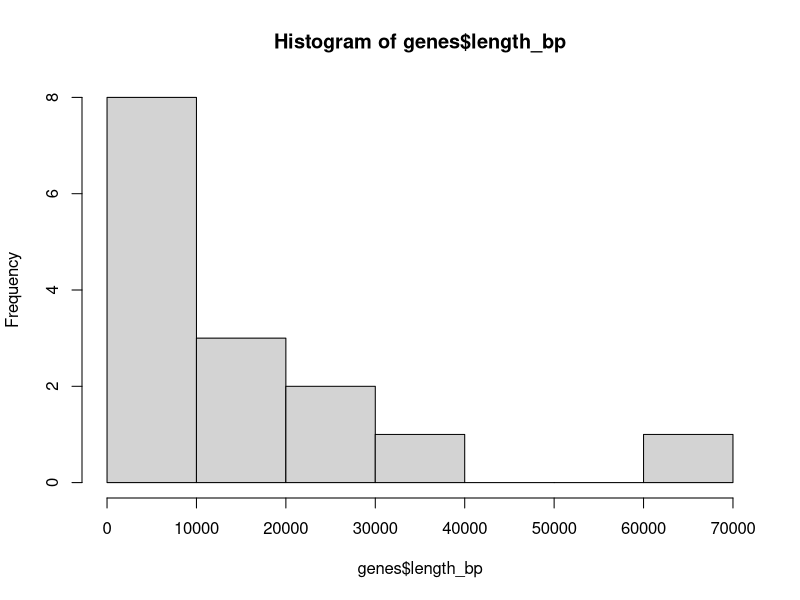
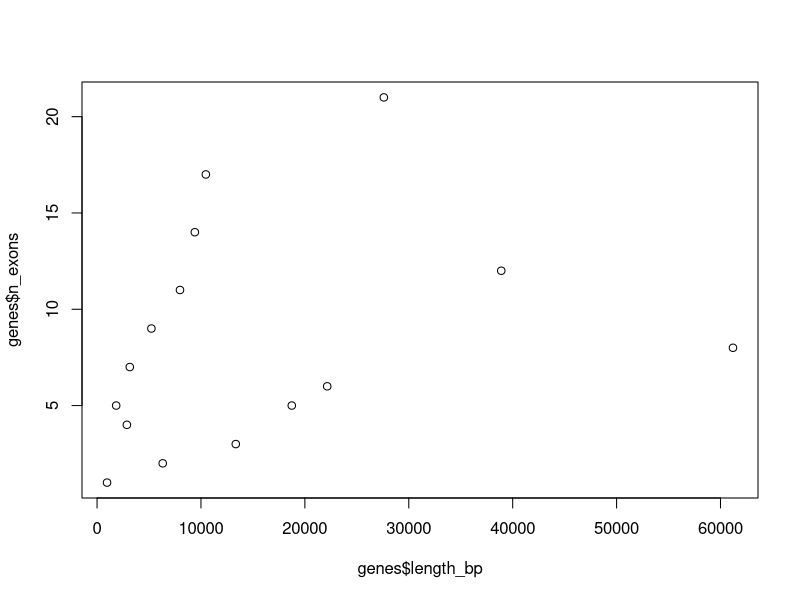
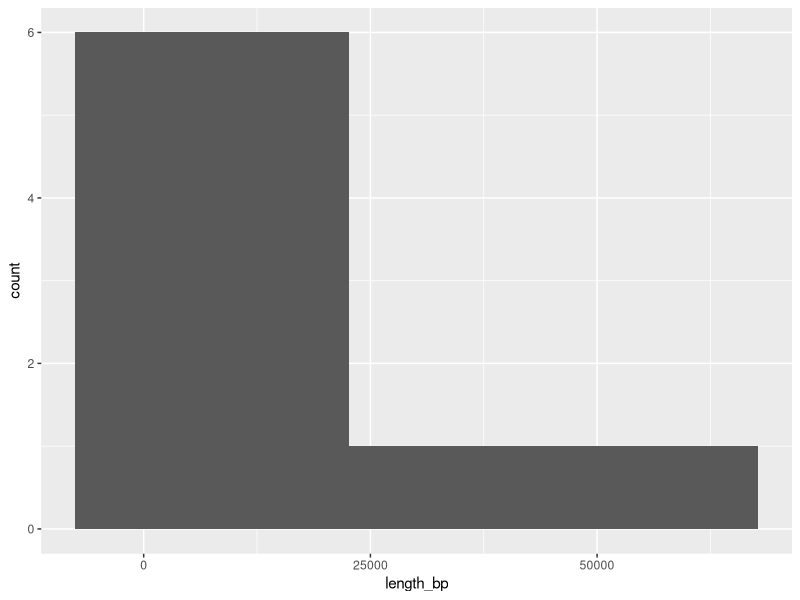
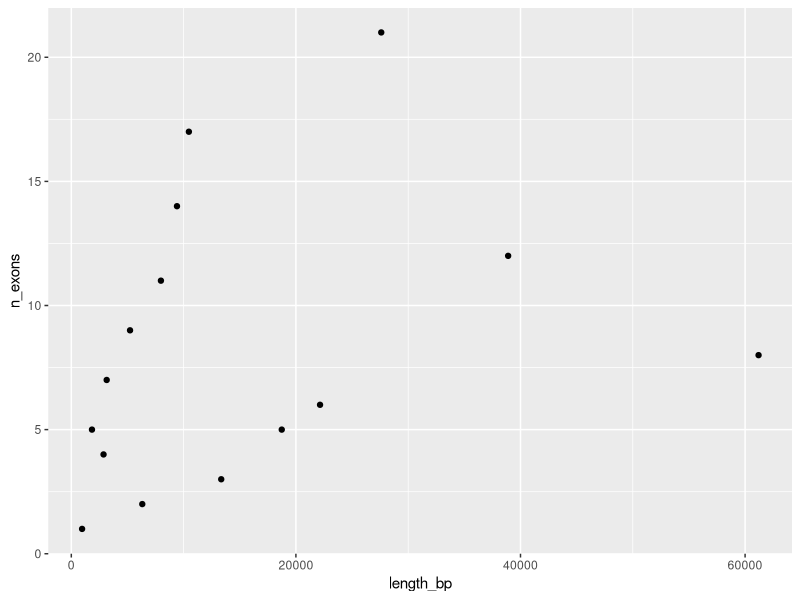
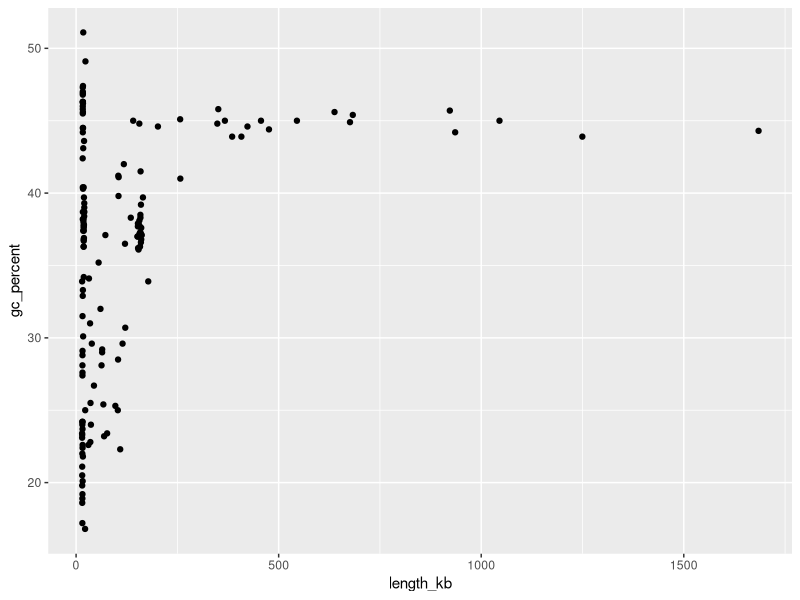
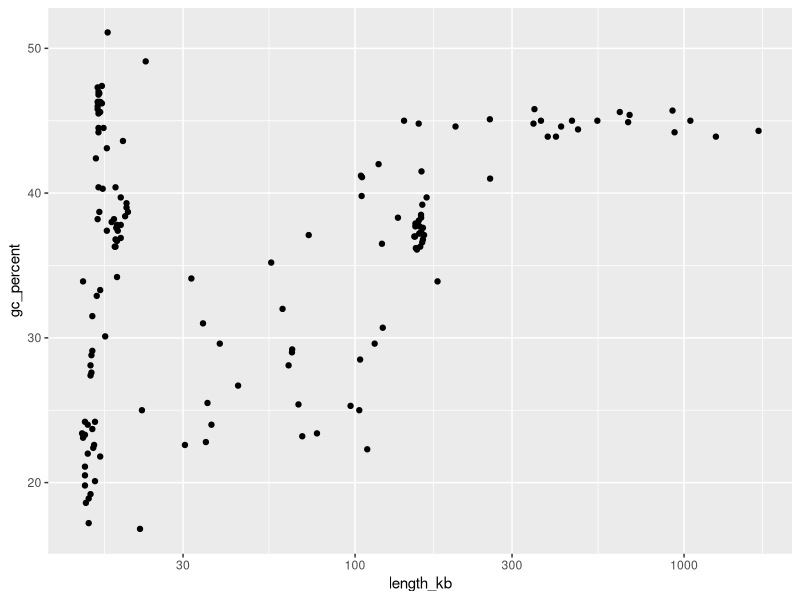
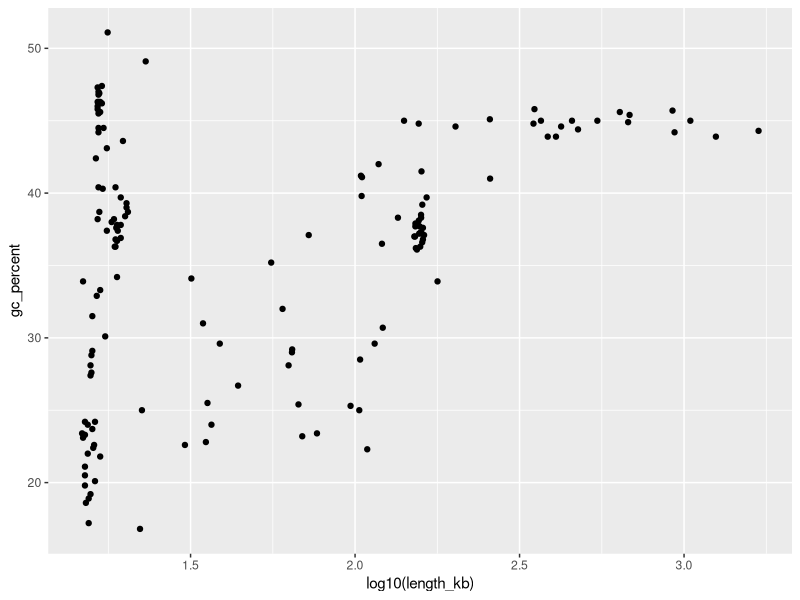
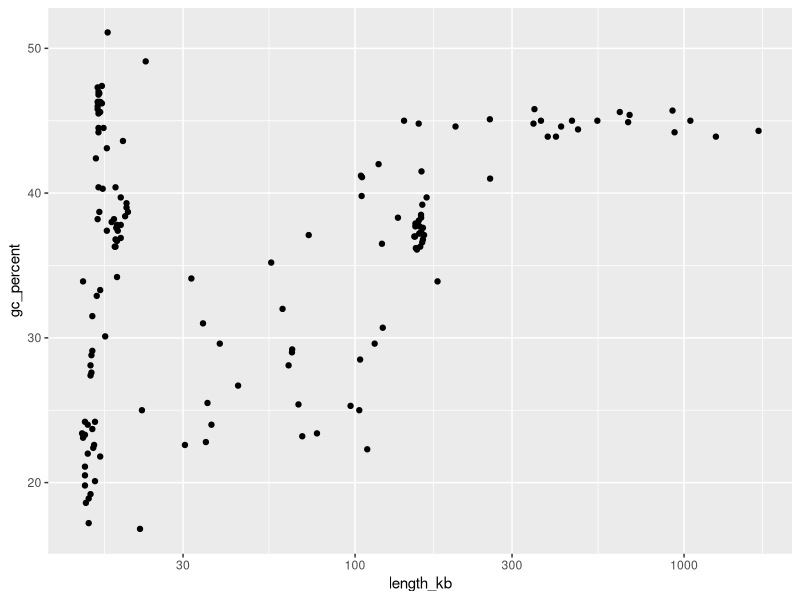

Write R code to recreate these figures, in order.
# Molecular Approaches to Biodiversity and Ecology
# Introduction to ggplot2. Descriptive statistics I -- 2026-11-02
# With answers: full code from the slides, including the "Your turn" tasks.
# Run inside the course project (open moldiveco.Rproj first), so that "data/genes.csv" is found.

# Run once if the packages are not installed yet:
# install.packages(c("tidyverse", "readxl"))


# Wide and long format ####

## Spreadsheets: what not to do (values) ####
counts <- matrix(c(1520, 980, 12, 1385, 1043, 30, 1610, 875, 7),
                 nrow = 3, ncol = 3)
rownames(counts) <- c("ACTB", "GAPDH", "MYC")
colnames(counts) <- c("sample_1", "sample_2", "sample_3")
counts_wide <- data.frame(gene = rownames(counts), counts)
counts_wide

## pivot_longer(): the long table ####
library(tidyr)
counts_long <- pivot_longer(counts_wide, cols = -gene,
                            names_to = "sample", values_to = "count")
counts_long

## Your turn 1 ####
heat_counts <- data.frame(gene = c("ACTB", "GAPDH", "HSPA1A"),
                          ctrl_1 = c(1490, 1012, 38),
                          ctrl_2 = c(1532, 968, 45),
                          heat_1 = c(1475, 1001, 1842),
                          heat_2 = c(1508, 990, 2115))
# 1. Turn `heat_counts` into a long table `heat_long` with the columns `gene`, `sample` and `count`.
# 2. How many rows does `heat_long` have, and why?
heat_long <- pivot_longer(heat_counts, cols = -gene,
                          names_to = "sample", values_to = "count")
heat_long
nrow(heat_long)  # 3 genes x 4 samples = 12


# Our data: organelle genomes ####

## Reading an Excel sheet ####
library(readxl)
genomes <- read_excel("data/organelle_genomes.xlsx",
                      sheet = "genomes", # sheet name
                      skip = 1,          # skip the "Source" row
                      na = "NA")         # code for missing values

## Checking the data ####
str(genomes)
genomes$group <- factor(genomes$group)
genomes$organelle <- factor(genomes$organelle)

## Unusual records: the note column ####
genomes[!is.na(genomes$note), c("organism", "note")]

## Missing values: counting them ####
sum(is.na(genomes$trna_genes))
summary(genomes[, c("length_kb", "gc_percent", "protein_genes", "trna_genes")])

## Missing values: which rows? ####
nrow(genomes[!complete.cases(genomes), ])
num_cols <- c("length_kb", "gc_percent", "protein_genes", "trna_genes")
genomes[!complete.cases(genomes[, num_cols]), c("organism", "protein_genes", "trna_genes")]

## NA is not 0 ####
cnid <- genomes[genomes$group == "cnidarians", ]
mean(cnid$trna_genes, na.rm = TRUE)  # NA left out
trna_zero <- cnid$trna_genes
trna_zero[is.na(trna_zero)] <- 0     # wrong: NA written as 0
mean(trna_zero)


# Plots with ggplot2 ####

## Last time: quick-look plots in base R ####
genes <- read.csv("data/genes.csv")
hist(genes$length_bp)
plot(x = genes$length_bp,
     y = genes$n_exons)

## The same plots with ggplot2 ####
library(ggplot2)
ggplot(data = genes,
       aes(x = length_bp)) +
  geom_histogram(bins = 5)
ggplot(data = genes,
       aes(x = length_bp,
           y = n_exons)) +
  geom_point()

## A first scatterplot ####
ggplot(data = genomes, aes(x = length_kb, y = gc_percent)) +
  geom_point()

## Logarithms ####
10^2
log10(c(10, 100, 1000))
log10(c(16, 160, 1600))  # each 10 times longer: +1

## Why a logarithmic scale? ####
ggplot(data = genomes, aes(x = length_kb, y = gc_percent)) +
  geom_point() +
  scale_x_log10()

## Transform the data or the axis? ####
ggplot(genomes,
       aes(x = log10(length_kb),
           y = gc_percent)) +
  geom_point()
ggplot(genomes,
       aes(x = length_kb,
           y = gc_percent)) +
  geom_point() +
  scale_x_log10()

## Themes ####
ggplot(data = genomes, aes(x = length_kb, y = gc_percent)) +
  geom_point() +
  scale_x_log10() +
  theme_classic()
theme_set(theme_bw(base_size = 14))

## Axis labels and title ####
ggplot(data = genomes, aes(x = length_kb, y = gc_percent)) +
  geom_point() +
  scale_x_log10() +
  labs(x = "Genome length, kb (log scale)", y = "GC content, %",
       title = "Organelle genomes:\nlength and GC content") +
  theme(plot.title = element_text(hjust = 0.5))  # center the title

## Point size, color and shape ####
ggplot(genomes, aes(x = length_kb,
                    y = gc_percent)) +
  geom_point(size = 1,
             color = "blue") +
  scale_x_log10()
ggplot(genomes, aes(x = length_kb,
                    y = gc_percent)) +
  geom_point(shape = 22, size = 2,
             color = "red",
             fill = "yellow") +
  scale_x_log10()

## A plot as an object; saving a plot ####
gc_plot <- ggplot(genomes, aes(x = length_kb, y = gc_percent)) +
  geom_point() +
  scale_x_log10()
gc_plot <- gc_plot + labs(x = "Genome length, kb (log scale)", y = "GC content, %")
# ggsave("gc_plot.png", plot = gc_plot, width = 15, height = 10, units = "cm", dpi = 300)
# ggsave("gc_plot.pdf", plot = gc_plot, width = 15, height = 10, units = "cm")

## Your turn 2 ####
# 1. Draw a scatterplot of the number of protein-coding genes (y) against genome length (x), with genome length on a logarithmic scale.
# 2. Label the axes "Genome length, kb (log scale)" and "Protein-coding genes".
# 3. Use `theme_classic()` and points of size 2.
# 4. Save the plot as `protein_genes.png`, 15 × 10 cm.
prot_plot <- ggplot(genomes, aes(x = length_kb, y = protein_genes)) +
  geom_point(size = 2) +
  scale_x_log10() +
  labs(x = "Genome length, kb (log scale)", y = "Protein-coding genes") +
  theme_classic()
prot_plot
# ggsave("protein_genes.png", plot = prot_plot, width = 15, height = 10, units = "cm")


# Aesthetics ####

## Mapping a variable to color ####
ggplot(genomes, aes(x = length_kb, y = gc_percent, color = organelle)) +
  geom_point() +
  scale_x_log10()

## Overlapping points ####
ggplot(genomes, aes(x = length_kb,
                    y = gc_percent,
                    color = organelle)) +
  geom_point(size = 3) +
  scale_x_log10()
ggplot(genomes, aes(x = length_kb,
                    y = gc_percent,
                    fill = organelle)) +
  geom_point(shape = 21,
             color = "black",
             size = 2, alpha = 0.6) +
  scale_x_log10()

## Choosing your own colors ####
org_plot <- ggplot(genomes, aes(x = length_kb, y = gc_percent,
                                fill = organelle)) +
  geom_point(shape = 21, color = "black", size = 2, alpha = 0.6) +
  scale_x_log10() +
  scale_fill_manual(values = c("darkorange", "forestgreen"))
org_plot

## Legend position ####
org_plot +
  theme(legend.position = "bottom")
org_plot +
  theme(legend.position = "inside",
        legend.position.inside = c(0.85, 0.2))

## Two variables: fill and shape ####
ggplot(genomes, aes(x = length_kb, y = gc_percent,
                    fill = group, shape = organelle)) +
  geom_point(color = "black", size = 2, alpha = 0.7) +
  scale_shape_manual(values = c(21, 24)) +
  scale_x_log10()

## Comparing organisms: mitochondria only ####
mito <- genomes[genomes$organelle == "mitochondrion", ]
nrow(mito)

## Facets ####
ggplot(mito, aes(x = length_kb, y = gc_percent)) +
  geom_point(shape = 21, color = "black", fill = "grey60",
             size = 2, alpha = 0.6) +
  scale_x_log10() +
  facet_wrap(~ group)

## Facets in a grid ####
ggplot(genomes, aes(x = length_kb, y = gc_percent)) +
  geom_point(shape = 21, color = "black", fill = "grey60",
             size = 2, alpha = 0.6) +
  scale_x_log10() +
  facet_grid(organelle ~ group)


# Distributions ####

## Histogram ####
ggplot(genomes,
       aes(x = gc_percent)) +
  geom_histogram(binwidth = 5)
ggplot(genomes,
       aes(x = gc_percent)) +
  geom_histogram(binwidth = 1)

## Geoms and stats ####
ggplot(genomes, aes(x = gc_percent)) +
  stat_bin(geom = "line", binwidth = 2, linewidth = 1, color = "red")

## Comparing groups ####
ggplot(mito, aes(
  x = gc_percent)) +
  geom_histogram(
    binwidth = 1) +
  facet_wrap(~ group,
             ncol = 1)

## Density curves ####
ggplot(genomes, aes(x = gc_percent, fill = organelle)) +
  geom_density(alpha = 0.5)

## Group means ####
ggplot(mito, aes(x = group, y = gc_percent, fill = group)) +
  stat_summary(fun = "mean", geom = "bar")

## A trend line ####
ggplot(genomes, aes(x = length_kb, y = protein_genes)) +
  geom_point(shape = 21, color = "black", fill = "grey60",
             size = 2, alpha = 0.6) +
  scale_x_log10() +
  geom_smooth(method = "lm")

## Your turn 3 ####
# 1. Draw GC content (y) against genome length (x, log scale) for all genomes, in the readable style (`shape = 21`, `alpha`), with the fill showing `organelle` and the legend at the bottom. Fill the points with your two favorite colors.
# 2. Draw a histogram of `protein_genes` of the mitochondria (`mito`), with `binwidth = 5` and one facet per `group` in one column.
ggplot(genomes, aes(x = length_kb, y = gc_percent, fill = organelle)) +
  geom_point(shape = 21, color = "black", size = 2, alpha = 0.6) +
  # any two colors work:
  scale_fill_manual(values = c("darkorange", "steelblue")) +
  scale_x_log10() +
  theme(legend.position = "bottom")
ggplot(mito, aes(
  x = protein_genes)) +
  geom_histogram(
    binwidth = 5) +
  facet_wrap(~ group,
             ncol = 1)


# Describing a sample ####

## Median ####
insects <- mito[mito$group == "insects", ]
sizes <- head(insects$length_kb, 8)
sizes
sort(sizes)
median(sizes)

## The median is robust to outliers ####
sizes2 <- c(sizes, 1684.6)
median(sizes)
median(sizes2)
mean(sizes)
mean(sizes2)

## Quantiles ####
quantile(insects$length_kb, probs = c(0.25, 0.5, 0.75))
quantile(insects$length_kb, probs = c(0.1, 0.9))

## Five-number summary ####
quantile(insects$length_kb)

## A boxplot in ggplot2 ####
ggplot(insects, aes(x = "insects", y = length_kb)) +
  geom_boxplot() +
  labs(x = NULL, y = "Genome length, kb")

## Summaries by group with the pipe ####
library(dplyr)

## Summaries by group: a first example ####
genomes %>%
  group_by(group, organelle) %>%
  summarise(n = n(), median_length = round(median(length_kb)))

## Boxplots by group ####
ggplot(mito, aes(x = group, y = gc_percent)) +
  geom_boxplot() +
  labs(x = NULL, y = "GC content, %")

## Your turn 4 ####
# 1. Draw boxplots of the number of tRNA genes (`trna_genes`) for each `group` of mitochondria (`mito`).
# 2. Which group has a point far above its box?
# 3. Calculate the five-number summary of `trna_genes` for each group with `%>%`, `group_by()` and `summarise()`: minimum, Q1, median, Q3, maximum. Use `na.rm = TRUE`.
# 4. Which group has the largest interquartile range?
ggplot(mito, aes(x = group, y = trna_genes)) +
  geom_boxplot()
mito %>%
  group_by(group) %>%
  summarise(min = min(trna_genes, na.rm = TRUE),
            Q1 = quantile(trna_genes, 0.25, na.rm = TRUE),
            median = median(trna_genes, na.rm = TRUE),
            Q3 = quantile(trna_genes, 0.75, na.rm = TRUE),
            max = max(trna_genes, na.rm = TRUE))

## An outlier: biology or error? ####
cnid[cnid$trna_genes > 2 & !is.na(cnid$trna_genes), c("organism", "accession", "trna_genes")]
